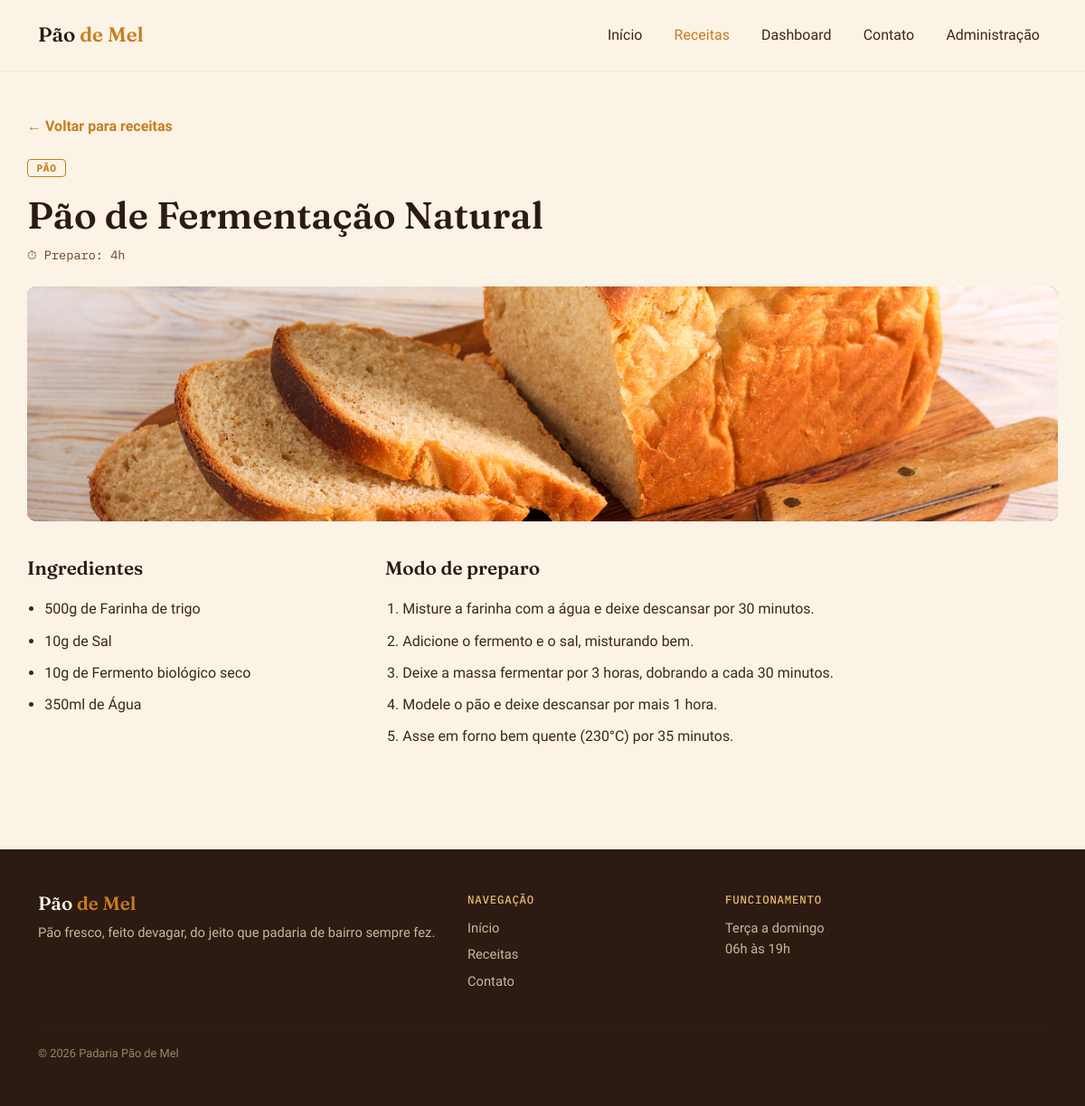
/receita-detalhe.php?id=1, run on the app's committed database.
### tables this page shows
CREATE TABLE categorias (
    id   INT AUTO_INCREMENT PRIMARY KEY,
    nome VARCHAR(100) NOT NULL
);

CREATE TABLE receitas (
    id           INT AUTO_INCREMENT PRIMARY KEY,
    nome         VARCHAR(100) NOT NULL,
    modo_preparo TEXT         NOT NULL,
    tempo_preparo INT         NOT NULL,   
    id_categoria INT          NOT NULL,
    FOREIGN KEY (id_categoria) REFERENCES categorias(id)
);

### includes/funcoes.php (called while the page is built, shortened)
<?php
function formatarTempoPreparo(int $minutos): string
{
    $horas = intdiv($minutos, 60);
    $minutosRestantes = $minutos % 60;
    if ($minutosRestantes === 0) {
        return $horas . 'h';
    }
    return $horas . 'h' . $minutosRestantes;
}
function receitaValida(array $receita): bool
{
    return true;
}
function filtrarReceitasValidas(array $receitas): array
{
    $receitasValidas = [];
    foreach ($receitas as $receita) {
        if (receitaValida($receita)) {
            $receitasValidas[] = $receita;
        }
    }
    return $receitasValidas;
}
function buscarReceitaPorId(array $receitas, int $id): ?array
{
    foreach ($receitas as $receita) {
        if ($receita['id'] === $id) {
            return $receita;
        }
    }
    return null;
}
function formatarIngrediente(float $quantidade, string $unidade, string $nome): string
{
    $quantidadeTexto = (floor($quantidade) === $quantidade)
        ? (string) (int) $quantidade
        : rtrim(rtrim(number_format($quantidade, 2, ',', ''), '0'), ',');
    return $quantidadeTexto . $unidade . ' de ' . $nome;
}
function modoPreparoParaPassos(string $textoModoPreparo): array
{
    $linhas = explode("\n", $textoModoPreparo);
    $passos = [];
    foreach ($linhas as $linha) {
        $linha = trim($linha);
        if ($linha !== '') {
            $passos[] = $linha;
        }
    }
    return $passos;
}
function caminhoImagemReceita(int $id): string
{
    $caminhoRelativo = 'assets/img/receita-' . $id . '.jpg';
    $caminhoNoServidor = __DIR__ . '/../' . $caminhoRelativo;
    if (file_exists($caminhoNoServidor)) {
        return $caminhoRelativo;
    }
    return '';
}
function thumbClassPorId(int $id): string
{
    $opcoes = ['thumb-1', 'thumb-2', 'thumb-3'];
    $indice = ($id - 1) % count($opcoes);
    return $opcoes[$indice];
}
function buscarReceitasDoBanco(PDO $pdo): array
{
    $receitas = [];
    $sqlReceitas = "SELECT r.id, r.nome, r.modo_preparo, r.tempo_preparo, c.nome AS categoria
                    FROM receitas r
                    INNER JOIN categorias c ON r.id_categoria = c.id
                    ORDER BY r.id";
    $resultadoReceitas = $pdo->query($sqlReceitas);
    while ($linha = $resultadoReceitas->fetch()) {
        $id = (int) $linha['id'];
        $receitas[$id] = [
            'id' => $id,
            'nome' => $linha['nome'],
            'categoria' => $linha['categoria'],
            'tempo_preparo' => (int) $linha['tempo_preparo'],
            'thumb' => thumbClassPorId($id),
            'imagem' => caminhoImagemReceita($id),
            'modo_preparo' => modoPreparoParaPassos($linha['modo_preparo']),
            'ingredientes' => [],
        ];
    }
    $sqlIngredientes = "SELECT ri.id_receita, ri.quantidade, i.nome, i.unidade_medida
                        FROM receita_ingrediente ri
                        INNER JOIN ingredientes i ON ri.id_ingrediente = i.id
                        ORDER BY ri.id_receita";
    $resultadoIngredientes = $pdo->query($sqlIngredientes);
    while ($linha = $resultadoIngredientes->fetch()) {
        $idReceita = (int) $linha['id_receita'];
        if (isset($receitas[$idReceita])) {
            $receitas[$idReceita]['ingredientes'][] = formatarIngrediente(
                (float) $linha['quantidade'],
                $linha['unidade_medida'],
                $linha['nome']
            );
        }
    }
    return array_values($receitas);
}

### includes/dados-receitas.php (called while the page is built, shortened)
<?php
require_once __DIR__ . '/conexao.php';
require_once __DIR__ . '/funcoes.php';
$receitas = buscarReceitasDoBanco($pdo);

### receita-detalhe.php (the view, shortened to what this page needs)
<?php
require 'includes/header.php';
require 'includes/dados-receitas.php';
require_once 'includes/funcoes.php';
$receitas = filtrarReceitasValidas($receitas);
$id = isset($_GET['id']) ? (int) $_GET['id'] : 0;
$receitaEncontrada = buscarReceitaPorId($receitas, $id);
?>
<section class="container receita-detalhe">
  <a href="receitas.php" class="voltar-link">← Voltar para receitas</a>
  <?php
  if ($receitaEncontrada): ?>
    <div class="receita-header">
      <span class="badge badge-categoria"><?php echo $receitaEncontrada['categoria']; ?></span>
      <h1 class="receita-title"><?php echo $receitaEncontrada['nome']; ?></h1>
      <p class="receita-meta">⏱ Preparo: <?php echo formatarTempoPreparo($receitaEncontrada['tempo_preparo']); ?></p>
    </div>
    <div class="card-thumb <?php echo $receitaEncontrada['thumb']; ?> receita-thumb">
      <?php if ($receitaEncontrada['imagem'] !== ''): ?>
        <img src="<?php echo $receitaEncontrada['imagem']; ?>" alt="<?php echo $receitaEncontrada['nome']; ?>">
      <?php endif; ?>
    </div>
    <div class="row g-5 receita-conteudo">
      <div class="col-lg-4">
        <h2 class="section-title-sm">Ingredientes</h2>
        <ul class="lista-ingredientes">
          <?php foreach ($receitaEncontrada['ingredientes'] as $ingrediente): ?>
            <li><?php echo $ingrediente; ?></li>
          <?php endforeach; ?>
        </ul>
      </div>
      <div class="col-lg-8">
        <h2 class="section-title-sm">Modo de preparo</h2>
        <ol class="lista-passos">
          <?php foreach ($receitaEncontrada['modo_preparo'] as $passo): ?>
            <li><?php echo $passo; ?></li>
          <?php endforeach; ?>
        </ol>
      </div>
    </div>
  <?php endif; ?>
</section>
<?php require 'includes/footer.php'; ?>

### assets/css/style.css (style rules this page uses)
:root { --flour: #FAF3E6; --dough: #F0E4CB; --crust: #6B4226; --crust-dark: #2B1B12; --honey: #C97C1E; --honey-light: #E8B96B; --text-main: #3D2817; }
* { box-sizing: border-box; }
body { background: var(--flour); color: var(--text-main); font-family: 'Work Sans', sans-serif; line-height: 1.6; }
h1, h2, h3 { font-family: 'Fraunces', serif; font-weight: 600; color: var(--crust-dark); }
.destaques, .receitas-grid, .receita-detalhe, .contato-grid { padding: 3rem 0; }
.section-title-sm { font-size: 1.3rem; margin-bottom: 1.2rem; }
.card-thumb { height: 160px; position: relative; overflow: hidden; }
.card-thumb img { width: 100%; height: 100%; object-fit: cover; display: block; }
.thumb-1 { background: linear-gradient(135deg, #C99355, #8B5A2B); }
.badge-categoria { display: inline-block; font-family: 'IBM Plex Mono', monospace; font-size: 0.7rem; text-transform: uppercase; letter-spacing: 0.05em; background: var(--flour); border: 1px solid var(--honey); color: var(--honey); padding: 0.2rem 0.6rem; border-radius: 4px; margin-bottom: 0.6rem; }
.voltar-link { display: inline-block; margin-bottom: 1.2rem; color: var(--honey); font-weight: 600; text-decoration: none; }
.receita-title { font-size: clamp(1.8rem, 4vw, 2.6rem); margin: 0.5rem 0; }
.receita-meta { font-family: 'IBM Plex Mono', monospace; font-size: 0.85rem; color: var(--crust); }
.receita-thumb { height: 260px; border-radius: 10px; margin: 1.5rem 0 2.5rem; }
.lista-ingredientes, .lista-passos { padding-left: 1.2rem; }
.lista-ingredientes li, .lista-passos li { margin-bottom: 0.6rem; }

### data on the page
categorias: nome "PÃO"
receitas: nome "Pão de Fermentação Natural", tempo_preparo "4h"

### other printed values
$ingrediente "500g de Farinha de trigo"
$ingrediente "10g de Sal"
$ingrediente "10g de Fermento biológico seco"
$ingrediente "350ml de Água"
$passo "Misture a farinha com a água e deixe descansar por 30 minutos."
$passo "Adicione o fermento e o sal, misturando bem."
$passo "Deixe a massa fermentar por 3 horas, dobrando a cada 30 minutos."
$passo "Modele o pão e deixe descansar por mais 1 hora."
$passo "Asse em forno bem quente (230°C) por 35 minutos."
